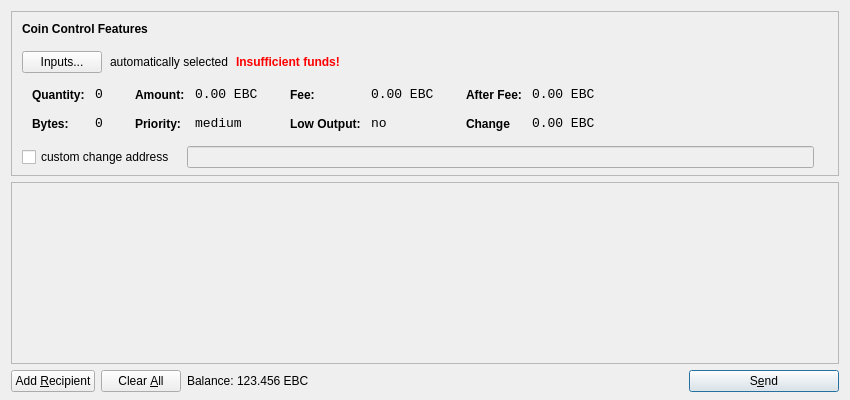
<?xml version="1.0" encoding="UTF-8"?>
<ui version="4.0">
 <class>SendCoinsDialog</class>
 <widget class="QDialog" name="SendCoinsDialog">
  <property name="geometry">
   <rect>
    <x>0</x>
    <y>0</y>
    <width>850</width>
    <height>400</height>
   </rect>
  </property>
  <property name="windowTitle">
   <string>Send Coins</string>
  </property>
  <layout class="QVBoxLayout" name="verticalLayout" stretch="0,1,0">
   <property name="bottomMargin">
    <number>8</number>
   </property>
   <item>
    <widget class="QFrame" name="frameCoinControl">
     <property name="sizePolicy">
      <sizepolicy hsizetype="Expanding" vsizetype="Expanding">
       <horstretch>0</horstretch>
       <verstretch>0</verstretch>
      </sizepolicy>
     </property>
     <property name="maximumSize">
      <size>
       <width>16777215</width>
       <height>16777215</height>
      </size>
     </property>
     <property name="frameShape">
      <enum>QFrame::StyledPanel</enum>
     </property>
     <property name="frameShadow">
      <enum>QFrame::Sunken</enum>
     </property>
     <layout class="QVBoxLayout" name="verticalLayoutCoinControl2">
      <property name="spacing">
       <number>-1</number>
      </property>
      <property name="leftMargin">
       <number>0</number>
      </property>
      <property name="topMargin">
       <number>0</number>
      </property>
      <property name="rightMargin">
       <number>0</number>
      </property>
      <property name="bottomMargin">
       <number>6</number>
      </property>
      <item>
       <layout class="QVBoxLayout" name="verticalLayoutCoinControl" stretch="0,0,0,0,1">
        <property name="spacing">
         <number>0</number>
        </property>
        <property name="leftMargin">
         <number>10</number>
        </property>
        <property name="topMargin">
         <number>10</number>
        </property>
        <item>
         <layout class="QHBoxLayout" name="horizontalLayoutCoinControl1">
          <property name="bottomMargin">
           <number>15</number>
          </property>
          <item>
           <widget class="QLabel" name="labelCoinControlFeatures">
            <property name="sizePolicy">
             <sizepolicy hsizetype="Preferred" vsizetype="Maximum">
              <horstretch>0</horstretch>
              <verstretch>0</verstretch>
             </sizepolicy>
            </property>
            <property name="font">
             <font>
              <weight>75</weight>
              <bold>true</bold>
             </font>
            </property>
            <property name="styleSheet">
             <string notr="true">font-weight:bold;</string>
            </property>
            <property name="text">
             <string>Coin Control Features</string>
            </property>
           </widget>
          </item>
         </layout>
        </item>
        <item>
         <layout class="QHBoxLayout" name="horizontalLayoutCoinControl2" stretch="0,0,0,0">
          <property name="spacing">
           <number>8</number>
          </property>
          <property name="bottomMargin">
           <number>10</number>
          </property>
          <item>
           <widget class="QPushButton" name="pushButtonCoinControl">
            <property name="styleSheet">
             <string notr="true"/>
            </property>
            <property name="text">
             <string>Inputs...</string>
            </property>
           </widget>
          </item>
          <item>
           <widget class="QLabel" name="labelCoinControlAutomaticallySelected">
            <property name="text">
             <string>automatically selected</string>
            </property>
            <property name="margin">
             <number>5</number>
            </property>
           </widget>
          </item>
          <item>
           <widget class="QLabel" name="labelCoinControlInsuffFunds">
            <property name="font">
             <font>
              <weight>75</weight>
              <bold>true</bold>
             </font>
            </property>
            <property name="styleSheet">
             <string notr="true">color:red;font-weight:bold;</string>
            </property>
            <property name="text">
             <string>Insufficient funds!</string>
            </property>
            <property name="margin">
             <number>5</number>
            </property>
           </widget>
          </item>
          <item>
           <spacer name="horizontalSpacerCoinControl">
            <property name="orientation">
             <enum>Qt::Horizontal</enum>
            </property>
            <property name="sizeHint" stdset="0">
             <size>
              <width>40</width>
              <height>1</height>
             </size>
            </property>
           </spacer>
          </item>
         </layout>
        </item>
        <item>
         <widget class="QWidget" name="widgetCoinControl" native="true">
          <property name="sizePolicy">
           <sizepolicy hsizetype="Preferred" vsizetype="Preferred">
            <horstretch>0</horstretch>
            <verstretch>0</verstretch>
           </sizepolicy>
          </property>
          <property name="minimumSize">
           <size>
            <width>0</width>
            <height>0</height>
           </size>
          </property>
          <property name="styleSheet">
           <string notr="true"/>
          </property>
          <layout class="QHBoxLayout" name="horizontalLayoutCoinControl5">
           <property name="margin">
            <number>0</number>
           </property>
           <item>
            <layout class="QHBoxLayout" name="horizontalLayoutCoinControl3" stretch="0,0,0,1">
             <property name="spacing">
              <number>20</number>
             </property>
             <property name="topMargin">
              <number>0</number>
             </property>
             <property name="bottomMargin">
              <number>10</number>
             </property>
             <item>
              <layout class="QFormLayout" name="formLayoutCoinControl1">
               <property name="horizontalSpacing">
                <number>10</number>
               </property>
               <property name="verticalSpacing">
                <number>14</number>
               </property>
               <property name="leftMargin">
                <number>10</number>
               </property>
               <property name="topMargin">
                <number>4</number>
               </property>
               <property name="rightMargin">
                <number>6</number>
               </property>
               <item row="0" column="0">
                <widget class="QLabel" name="labelCoinControlQuantityText">
                 <property name="styleSheet">
                  <string notr="true">font-weight:bold;</string>
                 </property>
                 <property name="text">
                  <string>Quantity:</string>
                 </property>
                 <property name="margin">
                  <number>0</number>
                 </property>
                </widget>
               </item>
               <item row="0" column="1">
                <widget class="QLabel" name="labelCoinControlQuantity">
                 <property name="font">
                  <font>
                   <family>Monospace</family>
                   <pointsize>10</pointsize>
                  </font>
                 </property>
                 <property name="cursor">
                  <cursorShape>IBeamCursor</cursorShape>
                 </property>
                 <property name="contextMenuPolicy">
                  <enum>Qt::ActionsContextMenu</enum>
                 </property>
                 <property name="text">
                  <string>0</string>
                 </property>
                 <property name="margin">
                  <number>0</number>
                 </property>
                 <property name="textInteractionFlags">
                  <set>Qt::LinksAccessibleByMouse|Qt::TextSelectableByKeyboard|Qt::TextSelectableByMouse</set>
                 </property>
                </widget>
               </item>
               <item row="1" column="0">
                <widget class="QLabel" name="labelCoinControlBytesText">
                 <property name="styleSheet">
                  <string notr="true">font-weight:bold;</string>
                 </property>
                 <property name="text">
                  <string>Bytes:</string>
                 </property>
                </widget>
               </item>
               <item row="1" column="1">
                <widget class="QLabel" name="labelCoinControlBytes">
                 <property name="font">
                  <font>
                   <family>Monospace</family>
                   <pointsize>10</pointsize>
                  </font>
                 </property>
                 <property name="cursor">
                  <cursorShape>IBeamCursor</cursorShape>
                 </property>
                 <property name="contextMenuPolicy">
                  <enum>Qt::ActionsContextMenu</enum>
                 </property>
                 <property name="text">
                  <string>0</string>
                 </property>
                 <property name="textInteractionFlags">
                  <set>Qt::LinksAccessibleByMouse|Qt::TextSelectableByKeyboard|Qt::TextSelectableByMouse</set>
                 </property>
                </widget>
               </item>
              </layout>
             </item>
             <item>
              <layout class="QFormLayout" name="formLayoutCoinControl2">
               <property name="horizontalSpacing">
                <number>10</number>
               </property>
               <property name="verticalSpacing">
                <number>14</number>
               </property>
               <property name="leftMargin">
                <number>6</number>
               </property>
               <property name="topMargin">
                <number>4</number>
               </property>
               <property name="rightMargin">
                <number>6</number>
               </property>
               <item row="0" column="0">
                <widget class="QLabel" name="labelCoinControlAmountText">
                 <property name="styleSheet">
                  <string notr="true">font-weight:bold;</string>
                 </property>
                 <property name="text">
                  <string>Amount:</string>
                 </property>
                 <property name="margin">
                  <number>0</number>
                 </property>
                </widget>
               </item>
               <item row="0" column="1">
                <widget class="QLabel" name="labelCoinControlAmount">
                 <property name="font">
                  <font>
                   <family>Monospace</family>
                   <pointsize>10</pointsize>
                  </font>
                 </property>
                 <property name="cursor">
                  <cursorShape>IBeamCursor</cursorShape>
                 </property>
                 <property name="contextMenuPolicy">
                  <enum>Qt::ActionsContextMenu</enum>
                 </property>
                 <property name="text">
                  <string>0.00 EBC</string>
                 </property>
                 <property name="textInteractionFlags">
                  <set>Qt::LinksAccessibleByMouse|Qt::TextSelectableByKeyboard|Qt::TextSelectableByMouse</set>
                 </property>
                </widget>
               </item>
               <item row="1" column="0">
                <widget class="QLabel" name="labelCoinControlPriorityText">
                 <property name="styleSheet">
                  <string notr="true">font-weight:bold;</string>
                 </property>
                 <property name="text">
                  <string>Priority:</string>
                 </property>
                </widget>
               </item>
               <item row="1" column="1">
                <widget class="QLabel" name="labelCoinControlPriority">
                 <property name="font">
                  <font>
                   <family>Monospace</family>
                   <pointsize>10</pointsize>
                  </font>
                 </property>
                 <property name="cursor">
                  <cursorShape>IBeamCursor</cursorShape>
                 </property>
                 <property name="contextMenuPolicy">
                  <enum>Qt::ActionsContextMenu</enum>
                 </property>
                 <property name="text">
                  <string>medium</string>
                 </property>
                 <property name="textInteractionFlags">
                  <set>Qt::LinksAccessibleByMouse|Qt::TextSelectableByKeyboard|Qt::TextSelectableByMouse</set>
                 </property>
                </widget>
               </item>
              </layout>
             </item>
             <item>
              <layout class="QFormLayout" name="formLayoutCoinControl3">
               <property name="horizontalSpacing">
                <number>10</number>
               </property>
               <property name="verticalSpacing">
                <number>14</number>
               </property>
               <property name="leftMargin">
                <number>6</number>
               </property>
               <property name="topMargin">
                <number>4</number>
               </property>
               <property name="rightMargin">
                <number>6</number>
               </property>
               <item row="0" column="0">
                <widget class="QLabel" name="labelCoinControlFeeText">
                 <property name="styleSheet">
                  <string notr="true">font-weight:bold;</string>
                 </property>
                 <property name="text">
                  <string>Fee:</string>
                 </property>
                 <property name="margin">
                  <number>0</number>
                 </property>
                </widget>
               </item>
               <item row="0" column="1">
                <widget class="QLabel" name="labelCoinControlFee">
                 <property name="font">
                  <font>
                   <family>Monospace</family>
                   <pointsize>10</pointsize>
                  </font>
                 </property>
                 <property name="cursor">
                  <cursorShape>IBeamCursor</cursorShape>
                 </property>
                 <property name="contextMenuPolicy">
                  <enum>Qt::ActionsContextMenu</enum>
                 </property>
                 <property name="text">
                  <string>0.00 EBC</string>
                 </property>
                 <property name="textInteractionFlags">
                  <set>Qt::LinksAccessibleByMouse|Qt::TextSelectableByKeyboard|Qt::TextSelectableByMouse</set>
                 </property>
                </widget>
               </item>
               <item row="1" column="0">
                <widget class="QLabel" name="labelCoinControlLowOutputText">
                 <property name="styleSheet">
                  <string notr="true">font-weight:bold;</string>
                 </property>
                 <property name="text">
                  <string>Low Output:</string>
                 </property>
                </widget>
               </item>
               <item row="1" column="1">
                <widget class="QLabel" name="labelCoinControlLowOutput">
                 <property name="font">
                  <font>
                   <family>Monospace</family>
                   <pointsize>10</pointsize>
                  </font>
                 </property>
                 <property name="cursor">
                  <cursorShape>IBeamCursor</cursorShape>
                 </property>
                 <property name="contextMenuPolicy">
                  <enum>Qt::ActionsContextMenu</enum>
                 </property>
                 <property name="text">
                  <string>no</string>
                 </property>
                 <property name="textInteractionFlags">
                  <set>Qt::LinksAccessibleByMouse|Qt::TextSelectableByKeyboard|Qt::TextSelectableByMouse</set>
                 </property>
                </widget>
               </item>
              </layout>
             </item>
             <item>
              <layout class="QFormLayout" name="formLayoutCoinControl4">
               <property name="horizontalSpacing">
                <number>10</number>
               </property>
               <property name="verticalSpacing">
                <number>14</number>
               </property>
               <property name="leftMargin">
                <number>6</number>
               </property>
               <property name="topMargin">
                <number>4</number>
               </property>
               <property name="rightMargin">
                <number>6</number>
               </property>
               <item row="0" column="0">
                <widget class="QLabel" name="labelCoinControlAfterFeeText">
                 <property name="styleSheet">
                  <string notr="true">font-weight:bold;</string>
                 </property>
                 <property name="text">
                  <string>After Fee:</string>
                 </property>
                 <property name="margin">
                  <number>0</number>
                 </property>
                </widget>
               </item>
               <item row="0" column="1">
                <widget class="QLabel" name="labelCoinControlAfterFee">
                 <property name="font">
                  <font>
                   <family>Monospace</family>
                   <pointsize>10</pointsize>
                  </font>
                 </property>
                 <property name="cursor">
                  <cursorShape>IBeamCursor</cursorShape>
                 </property>
                 <property name="contextMenuPolicy">
                  <enum>Qt::ActionsContextMenu</enum>
                 </property>
                 <property name="text">
                  <string>0.00 EBC</string>
                 </property>
                 <property name="textInteractionFlags">
                  <set>Qt::LinksAccessibleByMouse|Qt::TextSelectableByKeyboard|Qt::TextSelectableByMouse</set>
                 </property>
                </widget>
               </item>
               <item row="1" column="0">
                <widget class="QLabel" name="labelCoinControlChangeText">
                 <property name="styleSheet">
                  <string notr="true">font-weight:bold;</string>
                 </property>
                 <property name="text">
                  <string>Change</string>
                 </property>
                </widget>
               </item>
               <item row="1" column="1">
                <widget class="QLabel" name="labelCoinControlChange">
                 <property name="font">
                  <font>
                   <family>Monospace</family>
                   <pointsize>10</pointsize>
                  </font>
                 </property>
                 <property name="cursor">
                  <cursorShape>IBeamCursor</cursorShape>
                 </property>
                 <property name="contextMenuPolicy">
                  <enum>Qt::ActionsContextMenu</enum>
                 </property>
                 <property name="text">
                  <string>0.00 EBC</string>
                 </property>
                 <property name="textInteractionFlags">
                  <set>Qt::LinksAccessibleByMouse|Qt::TextSelectableByKeyboard|Qt::TextSelectableByMouse</set>
                 </property>
                </widget>
               </item>
              </layout>
             </item>
            </layout>
           </item>
          </layout>
         </widget>
        </item>
        <item>
         <layout class="QHBoxLayout" name="horizontalLayoutCoinControl4" stretch="0,0,0">
          <property name="spacing">
           <number>12</number>
          </property>
          <property name="sizeConstraint">
           <enum>QLayout::SetDefaultConstraint</enum>
          </property>
          <property name="topMargin">
           <number>5</number>
          </property>
          <property name="rightMargin">
           <number>5</number>
          </property>
          <item>
           <widget class="QCheckBox" name="checkBoxCoinControlChange">
            <property name="text">
             <string>custom change address</string>
            </property>
           </widget>
          </item>
          <item>
           <widget class="QLineEdit" name="lineEditCoinControlChange">
            <property name="enabled">
             <bool>false</bool>
            </property>
            <property name="sizePolicy">
             <sizepolicy hsizetype="Expanding" vsizetype="Fixed">
              <horstretch>0</horstretch>
              <verstretch>0</verstretch>
             </sizepolicy>
            </property>
           </widget>
          </item>
          <item>
           <widget class="QLabel" name="labelCoinControlChangeLabel">
            <property name="sizePolicy">
             <sizepolicy hsizetype="Preferred" vsizetype="Expanding">
              <horstretch>0</horstretch>
              <verstretch>0</verstretch>
             </sizepolicy>
            </property>
            <property name="minimumSize">
             <size>
              <width>0</width>
              <height>0</height>
             </size>
            </property>
            <property name="text">
             <string/>
            </property>
            <property name="margin">
             <number>3</number>
            </property>
           </widget>
          </item>
         </layout>
        </item>
        <item>
         <spacer name="verticalSpacerCoinControl">
          <property name="orientation">
           <enum>Qt::Vertical</enum>
          </property>
          <property name="sizeHint" stdset="0">
           <size>
            <width>800</width>
            <height>1</height>
           </size>
          </property>
         </spacer>
        </item>
       </layout>
      </item>
     </layout>
    </widget>
   </item>
   <item>
    <widget class="QScrollArea" name="scrollArea">
     <property name="widgetResizable">
      <bool>true</bool>
     </property>
     <widget class="QWidget" name="scrollAreaWidgetContents">
      <property name="geometry">
       <rect>
        <x>0</x>
        <y>0</y>
        <width>830</width>
        <height>165</height>
       </rect>
      </property>
      <layout class="QVBoxLayout" name="verticalLayout_2">
       <property name="margin">
        <number>0</number>
       </property>
       <item>
        <layout class="QVBoxLayout" name="entries">
         <property name="spacing">
          <number>6</number>
         </property>
        </layout>
       </item>
       <item>
        <spacer name="verticalSpacer">
         <property name="orientation">
          <enum>Qt::Vertical</enum>
         </property>
         <property name="sizeHint" stdset="0">
          <size>
           <width>20</width>
           <height>40</height>
          </size>
         </property>
        </spacer>
       </item>
      </layout>
     </widget>
    </widget>
   </item>
   <item>
    <layout class="QHBoxLayout" name="horizontalLayout">
     <item>
      <widget class="QPushButton" name="addButton">
       <property name="toolTip">
        <string>Send to multiple recipients at once</string>
       </property>
       <property name="text">
        <string>Add &amp;Recipient</string>
       </property>
       <property name="icon">
        <iconset resource="../bitcoin.qrc">
         <normaloff>:/icons/add</normaloff>:/icons/add</iconset>
       </property>
       <property name="autoDefault">
        <bool>false</bool>
       </property>
      </widget>
     </item>
     <item>
      <widget class="QPushButton" name="clearButton">
       <property name="sizePolicy">
        <sizepolicy hsizetype="Minimum" vsizetype="Fixed">
         <horstretch>0</horstretch>
         <verstretch>0</verstretch>
        </sizepolicy>
       </property>
       <property name="toolTip">
        <string>Remove all transaction fields</string>
       </property>
       <property name="text">
        <string>Clear &amp;All</string>
       </property>
       <property name="icon">
        <iconset resource="../bitcoin.qrc">
         <normaloff>:/icons/remove</normaloff>:/icons/remove</iconset>
       </property>
       <property name="autoRepeatDelay">
        <number>300</number>
       </property>
       <property name="autoDefault">
        <bool>false</bool>
       </property>
      </widget>
     </item>
     <item>
      <layout class="QHBoxLayout" name="horizontalLayout_2">
       <property name="spacing">
        <number>3</number>
       </property>
       <item>
        <widget class="QLabel" name="label">
         <property name="sizePolicy">
          <sizepolicy hsizetype="Preferred" vsizetype="Fixed">
           <horstretch>0</horstretch>
           <verstretch>0</verstretch>
          </sizepolicy>
         </property>
         <property name="text">
          <string>Balance:</string>
         </property>
        </widget>
       </item>
       <item>
        <widget class="QLabel" name="labelBalance">
         <property name="sizePolicy">
          <sizepolicy hsizetype="Preferred" vsizetype="Fixed">
           <horstretch>0</horstretch>
           <verstretch>0</verstretch>
          </sizepolicy>
         </property>
         <property name="cursor">
          <cursorShape>IBeamCursor</cursorShape>
         </property>
         <property name="text">
          <string>123.456 EBC</string>
         </property>
         <property name="textInteractionFlags">
          <set>Qt::LinksAccessibleByMouse|Qt::TextSelectableByKeyboard|Qt::TextSelectableByMouse</set>
         </property>
        </widget>
       </item>
      </layout>
     </item>
     <item>
      <spacer name="horizontalSpacer">
       <property name="orientation">
        <enum>Qt::Horizontal</enum>
       </property>
       <property name="sizeHint" stdset="0">
        <size>
         <width>40</width>
         <height>20</height>
        </size>
       </property>
      </spacer>
     </item>
     <item>
      <widget class="QPushButton" name="sendButton">
       <property name="minimumSize">
        <size>
         <width>150</width>
         <height>0</height>
        </size>
       </property>
       <property name="toolTip">
        <string>Confirm the send action</string>
       </property>
       <property name="text">
        <string>S&amp;end</string>
       </property>
       <property name="icon">
        <iconset resource="../bitcoin.qrc">
         <normaloff>:/icons/send</normaloff>:/icons/send</iconset>
       </property>
       <property name="default">
        <bool>true</bool>
       </property>
      </widget>
     </item>
    </layout>
   </item>
  </layout>
 </widget>
 <resources>
  <include location="../bitcoin.qrc"/>
 </resources>
 <connections/>
</ui>
